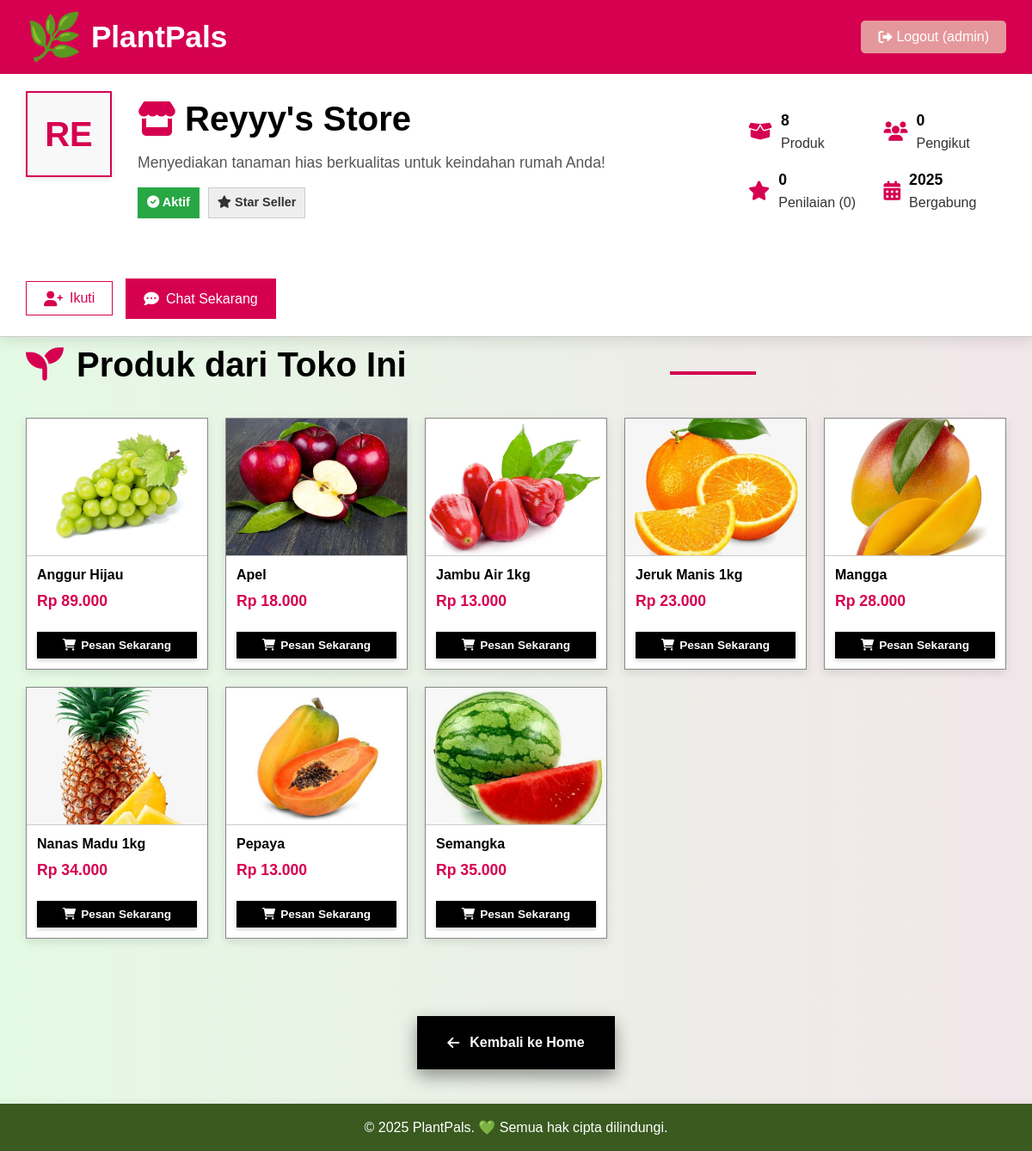
Screenshot of /store_profile_buyer.php?store_id_string=toko_ada_buah_1749587744 (signed in) with the database file from the repository.
### tables this page shows
CREATE TABLE `stores` (
  `id` int(11) NOT NULL,
  `store_id_string` varchar(50) NOT NULL,
  `name` varchar(255) NOT NULL,
  `address` text NOT NULL,
  `phone_number` varchar(20) DEFAULT NULL,
  `email` varchar(100) DEFAULT NULL,
  `seller_user_id` int(11) NOT NULL,
  `created_at` timestamp NOT NULL DEFAULT current_timestamp(),
  `updated_at` timestamp NOT NULL DEFAULT current_timestamp() ON UPDATE current_timestamp(),
  `followers_count` int(11) DEFAULT 0
);

CREATE TABLE `users` (
  `id` int(11) NOT NULL,
  `username` varchar(50) NOT NULL,
  `password` varchar(255) NOT NULL,
  `email` varchar(100) DEFAULT NULL,
  `full_name` varchar(100) DEFAULT NULL,
  `phone_number` varchar(20) DEFAULT NULL,
  `address` text DEFAULT NULL,
  `role` enum('buyer','seller','admin') NOT NULL DEFAULT 'buyer',
  `created_at` timestamp NOT NULL DEFAULT current_timestamp()
);

CREATE TABLE `products` (
  `id` int(11) NOT NULL,
  `name` varchar(100) NOT NULL,
  `img` varchar(255) DEFAULT NULL,
  `scientific_name` varchar(100) DEFAULT NULL,
  `family` varchar(100) DEFAULT NULL,
  `description` text DEFAULT NULL,
  `habitat` text DEFAULT NULL,
  `care_instructions` text DEFAULT NULL,
  `unique_fact` text DEFAULT NULL,
  `price` decimal(10,2) NOT NULL,
  `stock` int(11) NOT NULL DEFAULT 0,
  `seller_id` int(11) DEFAULT NULL,
  `category_id` int(11) DEFAULT NULL,
  `created_at` timestamp NOT NULL DEFAULT current_timestamp(),
  `updated_at` timestamp NOT NULL DEFAULT current_timestamp() ON UPDATE current_timestamp()
);

### store_profile_buyer.php (the view, shortened to what this page needs)
<?php
$username = htmlspecialchars($_SESSION['username']);
$user_id = $_SESSION['id'];
require_once 'config.php';
$store_details = null;
$all_store_products = [];
$store_id_string_param = $_GET['store_id_string'] ?? '';
$store_average_rating = 0;
$store_total_reviews_count = 0;
$store_product_count = 0;
$store_join_date = 'N/A';
$is_following = false;
$store_followers_count = 0;
if (!empty($store_id_string_param)) {
    $stmt_store = mysqli_prepare($conn, "SELECT s.id, s.store_id_string, s.name, s.address, s.phone_number, s.email, s.seller_user_id, u.username as seller_username, u.created_at as seller_join_date, s.followers_count
                                        FROM stores s
                                        JOIN users u ON s.seller_user_id = u.id
                                        WHERE s.store_id_string = ? AND u.role = 'seller'");
    if ($stmt_store) {
        mysqli_stmt_bind_param($stmt_store, "s", $store_id_string_param);
        mysqli_stmt_execute($stmt_store);
        $result_store = mysqli_stmt_get_result($stmt_store);
        $store_details = mysqli_fetch_assoc($result_store);
    }
    if ($store_details) {
        $store_join_date = date('Y', strtotime($store_details['seller_join_date']));
        $store_followers_count = $store_details['followers_count'];
        $stmt_products = mysqli_prepare($conn, "SELECT id, name, img, price, stock, family FROM products WHERE seller_id = ? AND stock > 0 ORDER BY name ASC");
        if ($stmt_products) {
            mysqli_stmt_bind_param($stmt_products, "i", $store_details['seller_user_id']);
            mysqli_stmt_execute($stmt_products);
            $result_products = mysqli_stmt_get_result($stmt_products);
            while ($row_product = mysqli_fetch_assoc($result_products)) {
                $all_store_products[] = $row_product;
            }
            $store_product_count = count($all_store_products);
        }
        $sql_store_reviews_stats = "SELECT COUNT(pr.id) AS total_reviews, AVG(pr.rating) AS avg_rating
                                    FROM product_reviews pr
                                    JOIN products p ON pr.product_id = p.id
                                    WHERE p.seller_id = ?";
        if ($stmt_store_reviews_stats = mysqli_prepare($conn, $sql_store_reviews_stats)) {
            mysqli_stmt_bind_param($stmt_store_reviews_stats, "i", $store_details['seller_user_id']);
            mysqli_stmt_execute($stmt_store_reviews_stats);
            mysqli_stmt_bind_result($stmt_store_reviews_stats, $total_reviews, $avg_rating);
            $store_total_reviews_count = $total_reviews ?? 0;
            $store_average_rating = round($avg_rating ?? 0, 1);
        } else {
            error_log("Error preparing store reviews stats statement: " . mysqli_error($conn));
        }
    }
}
?>
<!DOCTYPE html>
<html lang="id">
<head>
    <link rel="stylesheet" href="/PlantPals/css/main_styles.css">
    <link rel="stylesheet" href="/PlantPals/css/admin_seller_styles.css">
    <link rel="stylesheet" href="https://cdnjs.cloudflare.com/ajax/libs/font-awesome/6.0.0-beta3/css/all.min.css">
</head>
<body>
    <header>
        <h1><span class="emoji">🌿</span> PlantPals</h1>
        <form action="/PlantPals/logout.php" method="post" style="margin:0;">
            <button class="logout-btn" type="submit" name="logout"><i class="fas fa-sign-out-alt"></i> Logout (<?php echo htmlspecialchars($username); ?>)</button>
        </form>
    </header>
    <?php if ($store_details): ?>
    <div class="store-header-area">
        <div class="store-header-content"> <div class="store-logo-wrapper">
                <span class="store-logo-initials">
                    <?php echo htmlspecialchars(strtoupper(substr($store_details['name'], 0, 2))); ?>
                </span>
                </div>
            <div class="store-info-main">
                <h1 class="store-name-display"><i class="fas fa-store"></i> <?php echo htmlspecialchars($store_details['name']); ?></h1>
                <p class="store-slogan">Menyediakan tanaman hias berkualitas untuk keindahan rumah Anda!</p>
                <div class="store-badges">
                    <span class="store-badge active"><i class="fas fa-check-circle"></i> Aktif</span>
                    <span class="store-badge"><i class="fas fa-star"></i> Star Seller</span> </div>
            </div>
            <div class="store-stats-grid">
                <div class="store-stat-item">
                    <i class="fas fa-box-open"></i>
                    <div>
                        <div class="store-stat-value"><?php echo htmlspecialchars($store_product_count); ?></div>
                        <div>Produk</div>
                    </div>
                </div>
                <div class="store-stat-item">
                    <i class="fas fa-users"></i>
                    <div>
                        <div class="store-stat-value"><?php echo htmlspecialchars($store_followers_count); ?></div> <div>Pengikut</div>
                    </div>
                </div>
                <div class="store-stat-item">
                    <i class="fas fa-star"></i>
                    <div>
                        <div class="store-stat-value"><?php echo htmlspecialchars($store_average_rating); ?></div>
                        <div>Penilaian (<?php echo htmlspecialchars($store_total_reviews_count); ?>)</div>
                    </div>
                </div>
                <div class="store-stat-item">
                    <i class="fas fa-calendar-alt"></i>
                    <div>
                        <div class="store-stat-value"><?php echo htmlspecialchars($store_join_date); ?></div>
                        <div>Bergabung</div>
                    </div>
                </div>
            </div>
            <div class="store-actions">
                <?php if ($store_details['seller_user_id'] != $user_id):  ?>
                <button class="btn outlined" id="followBtn" data-store-id="<?php echo htmlspecialchars($store_details['id']); ?>">
                    <i class="fas fa-user-plus"></i> <span id="followText"><?php echo $is_following ? 'Diikuti' : 'Ikuti'; ?></span>
                </button>
                <?php else: ?>
                <span class="btn followed" style="cursor: default;"><i class="fas fa-store"></i> Ini Toko Anda</span>
                <?php endif; ?>
                <a href="/PlantPals/dashboard.php?page=chat&seller_id=<?php echo htmlspecialchars($store_details['seller_user_id']); ?>&store_id=<?php echo htmlspecialchars($store_details['id']); ?>&subject=Pesan untuk Toko <?php echo urlencode($store_details['name']); ?>" class="btn">
                    <i class="fas fa-comment-dots"></i> Chat Sekarang
                </a>
            </div>
        </div>
    </div>
    <?php endif; ?>
    <div class="main-content-area" style="padding: 0; margin-top: 0;">
        <?php if ($store_details): ?>
            <div class="products-section-container" style="max-width: none; border: none; box-shadow: none; background-color: transparent; padding: 0 30px;"> <h3 class="products-section-title" style="margin-top: 0; margin-bottom: 30px;"><i class="fas fa-seedling"></i> Produk dari Toko Ini</h3>
                <?php if (empty($all_store_products)):  ?>
                    <div class="no-products-message">
                        <i class="fas fa-box-open"></i>
                        <h2>Oops!</h2>
                        <p>Toko ini belum memiliki produk yang tersedia saat ini.</p>
                    </div>
                <?php else: ?>
                    <div class="products-from-store-grid">
                        <?php foreach ($all_store_products as $product):  ?>
                            <div class="card" data-category="<?php echo htmlspecialchars($product['family'] ?? 'Lainnya');  ?>">
                                <img src="<?php echo htmlspecialchars($product['img']); ?>" alt="<?php echo htmlspecialchars($product['name']); ?>" />
                                <div class="card-content">
                                    <h4><?php echo htmlspecialchars($product['name']); ?></h4>
                                    <p class="price">Rp <?php echo number_format($product['price'], 0, ',', '.'); ?></p>
                                </div>
                                <button class="buy-button"
                                        onclick="window.location.href='order_form.php?action=buy_now_single_product&product_id=<?php echo htmlspecialchars($product['id']); ?>&product_name=<?php echo urlencode(htmlspecialchars($product['name'])); ?>&product_price=<?php echo htmlspecialchars($product['price']); ?>&store_id_string=<?php echo htmlspecialchars($store_details['store_id_string']); ?>&store_name=<?php echo urlencode(htmlspecialchars($store_details['name'] . ' - (' . ($store_details['address'] ?? 'Alamat Tidak Diketahui') . ')')); ?>&quantity=1';"
                                        <?php echo ($product['stock'] <= 0 ? 'disabled' : ''); ?>>
                                    <i class="fas fa-shopping-cart"></i> <?php echo ($product['stock'] <= 0 ? 'Stok Habis' : 'Pesan Sekarang'); ?>
                                </button>
                            </div>
                        <?php endforeach; ?>
                    </div>
                <?php endif; ?>
            </div>
        <?php endif; ?>
        <div class="back-btn-container">
            <a href="/PlantPals/dashboard.php?page=home" class="back-btn"><i class="fas fa-arrow-left"></i> Kembali ke Home</a>
        </div>
    </div>
    <footer>
        <p>&copy; 2025 PlantPals. 💚 Semua hak cipta dilindungi.</p>
    </footer>
</body>
</html>

### CSS/main_styles.css (style rules this page uses)
* { box-sizing: border-box; margin: 0; padding: 0; }
body { font-family: 'Poppins', sans-serif; line-height: 1.6; background: linear-gradient(to right, rgb(228, 250, 228), rgb(242, 230, 234)); color: #333; min-height: 100vh; display: flex; flex-direction: column; }
h1, h2, h3, h4, h5, h6, .section-heading, .section-sub-title { font-family: 'Montserrat', sans-serif; }
a { color: #D60050; text-decoration: none; transition: color 0.3s ease; }
header { background-color: #D60050; color: white; padding: 15px 30px; display: flex; justify-content: space-between; align-items: center; box-shadow: 0 4px 10px rgba(0,0,0,0.1); flex-wrap: wrap; gap: 15px; }
header h1 { font-size: 2.2rem; margin: 0; display: flex; align-items: center; }
header h1 .emoji { font-size: 1.5em; margin-right: 10px; line-height: 1; }
.logout-btn { background-color: #E5989B; color: white; border: none; padding: 10px 20px; border-radius: 5px; cursor: pointer; font-size: 1em; transition: background-color 0.3s ease; display: flex; align-items: center; gap: 5px; }
footer { background-color: #3a5a20; color: white; text-align: center; padding: 15px; margin-top: auto; box-shadow: 0 -2px 8px rgba(0,0,0,0.05); }

### CSS/admin_seller_styles.css (style rules this page uses)
@media (max-width: 1200px) { h1 { font-size: 2.5rem; margin-bottom: 30px; } }

### rows the page displays
stores: name "RE", name "Reyyy's Store", followers_count "0", seller_user.created_at "2025"
products: img (picture), name "Anggur Hijau", price "89.000", stock "Pesan Sekarang"
products: img (picture), name "Apel", price "18.000", stock "Pesan Sekarang"
products: img (picture), name "Jambu Air 1kg", price "13.000", stock "Pesan Sekarang"
products: img (picture), name "Jeruk Manis 1kg", price "23.000", stock "Pesan Sekarang"
products: img (picture), name "Mangga", price "28.000", stock "Pesan Sekarang"
products: img (picture), name "Nanas Madu 1kg", price "34.000", stock "Pesan Sekarang"
products: img (picture), name "Pepaya", price "13.000", stock "Pesan Sekarang"
products: img (picture), name "Semangka", price "35.000", stock "Pesan Sekarang"

### other values shown
$username "admin"
$store_product_count "8"
$store_average_rating "0"
$store_total_reviews_count "0"
